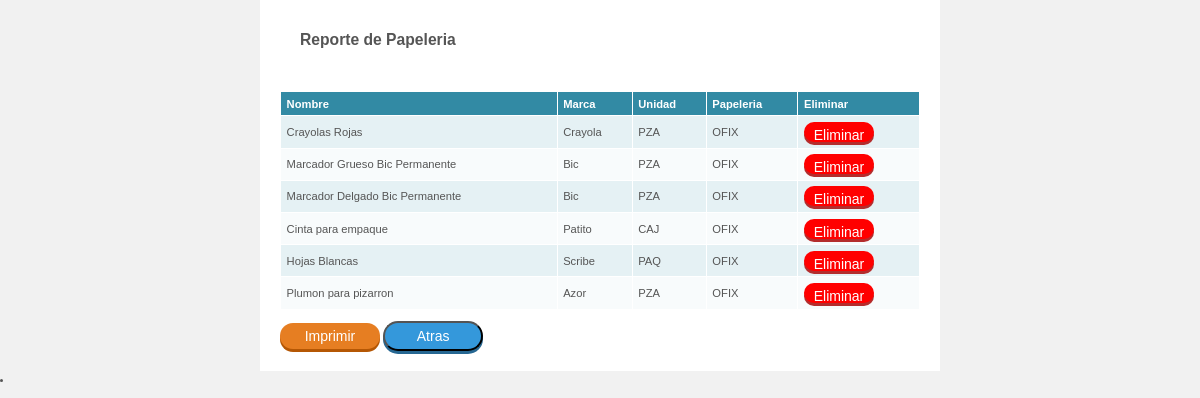
The app's page /MOD/mod_lista_productos.php with its own data.
### tables this page shows
CREATE TABLE Productos(
    id_producto INT NOT NULL AUTO_INCREMENT COMMENT 'Clave Primaria',
    nombre VARCHAR(200) NOT NULL COMMENT 'Nombre de los productos',
    marca VARCHAR(50) NOT NULL COMMENT 'Marca de los productos',
    unidad VARCHAR(3) NOT NULL COMMENT 'Puede ser PZA/CAJ/UNI',
    id_papeleria INT NOT NULL COMMENT 'Llave foranea a papeleria',
    activo BIT NOT NULL COMMENT 'Para saber si esta activo',
    PRIMARY KEY (id_producto),
    FOREIGN KEY (id_papeleria) REFERENCES papeleria(id_papeleria)
);

CREATE TABLE Papeleria ( 
	id_Papeleria INT NOT NULL AUTO_INCREMENT COMMENT 'Clave Primaria', 
	nombre VARCHAR(50) NOT NULL COMMENT 'Nombre de la Papeleria', 
	activo BIT NOT NULL COMMENT 'Para saber si esta activo o no', 
	PRIMARY KEY (id_papeleria) 
);

### MOD/mod_lista_productos.php (the view, shortened to what this page needs)
<!DOCTYPE html PUBLIC>
<html>
	<head>
		<link href="../CSS/tablecloth.css" rel="stylesheet" type="text/css" media="screen" />
	</head>
	<body>
		<?php
			$SQL = "SELECT PO.id_producto, PO.nombre,PO.marca,PO.unidad,PA.nombre FROM productos PO, papeleria PA WHERE PO.id_papeleria = PA.id_papeleria and PO.activo = 1;";
			include("../PHP/conexion.php");
			$conexion = mysql_connect($servidor,$usuario,$contraseña);
			$selectTable = mysql_query($SQL,$conexion);
		?>
		<div id="container">
			<div id="content">
				<h1>Reporte de Papeleria</h1>
				<table>
					<tr>
						<th>Nombre</th>
						<th>Marca</th>
						<th>Unidad</th>
						<th>Papeleria</th>
						<th>Eliminar</th>
					</tr>
				<?php
				while ($fila = mysql_fetch_array($selectTable)){
					echo '<tr>';
						echo '<td>' . $fila[1] . '</td>';
						echo '<td>' . $fila[2] . '</td>';
						echo '<td>' . $fila[3] . '</td>';
						echo '<td>' . $fila[4] . '</td>';
						echo '<td> <a class="button red small radius" href=../PHP/eliminar_producto.php?id='. $fila[0] .'>Eliminar</a>';
					echo '</tr>';
				}
				?>
				</table>
				<a class="button yellow medium radius" href=javascript:window.print();>Imprimir</a>
				<input class="button blue medium radius" name="Restablecer" type="reset" value="Atras" onClick="history.back()">
			</div>
		</div>
	</body>
</html>
<li>
</li>

### CSS/tablecloth.css (style rules this page uses)
body { margin:0; padding:0; background:#f1f1f1; font:70% Arial, Helvetica, sans-serif; color:#555; line-height:150%; text-align:left; }
a { text-decoration:none; color:#057fac; }
h1 { font-size:140%; margin:0 20px; line-height:80px; }
#container { margin:0 auto; width:680px; background:#fff; padding-bottom:20px; }
#content { margin:0 20px; }
.button { background:#7f8c8d; color:#fff; display:inline-block; font-size:1.25em; padding:5px 0; text-align:center; width:200px; text-decoration:none; box-shadow:0px 3px 0px #373c3c; }
.button.blue { background:#3498db; box-shadow:0px 3px 0px #266792; }
.button.red { background:#ff0000; box-shadow:0px 3px 0px #b42d2d; }
.button.yellow { background:#e67e22; box-shadow:0px 3px 0px #b55704; }
.button.small { width:70px; height: 10px; }
.button.medium { width:100px; }
.button.radius { border-radius:25px; }
table, td { font:100% Arial, Helvetica, sans-serif; }
table { width:100%;border-collapse:collapse;margin:1em 0; }
th, td { text-align:left;padding:.5em;border:1px solid #fff; }
th { background:#328aa4 url(tr_back.gif) repeat-x;color:#fff; }
td { background:#e5f1f4; }
tr.even td { background:#e5f1f4; }
tr.odd td { background:#f8fbfc; }

### records on screen
productos: nombre "Crayolas Rojas", marca "Crayola", unidad "PZA", id_papeleria.nombre "OFIX"
productos: nombre "Marcador Grueso Bic Permanente", marca "Bic", unidad "PZA", id_papeleria.nombre "OFIX"
productos: nombre "Marcador Delgado Bic Permanente", marca "Bic", unidad "PZA", id_papeleria.nombre "OFIX"
productos: nombre "Cinta para empaque", marca "Patito", unidad "CAJ", id_papeleria.nombre "OFIX"
productos: nombre "Hojas Blancas", marca "Scribe", unidad "PAQ", id_papeleria.nombre "OFIX"
productos: nombre "Plumon para pizarron", marca "Azor", unidad "PZA", id_papeleria.nombre "OFIX"
